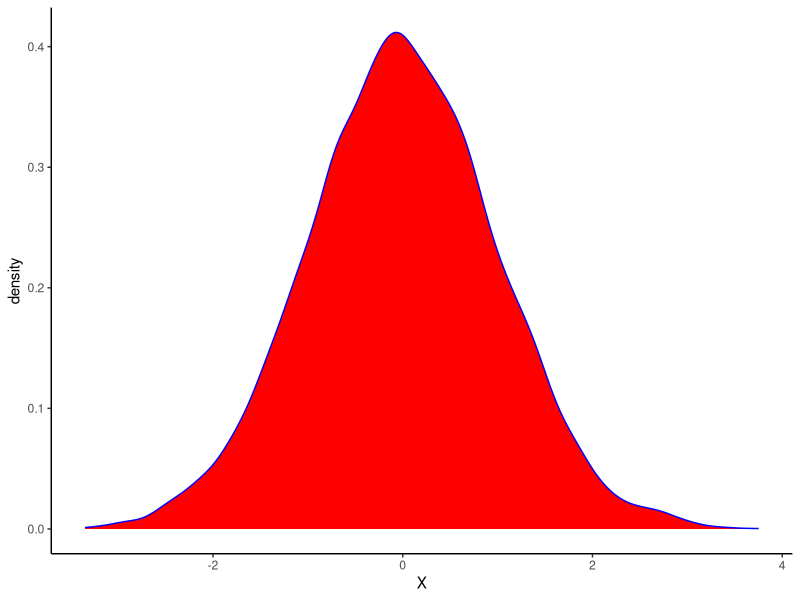

Recreate this plot in R.
## ---- chunk 1
#| label: setup
#| include: FALSE
knitr::opts_chunk$set(echo = FALSE)
## ---- chunk 2
#| fig.align: 'center'
#| out.width: "30%"
dat<-data.frame(a = rnorm(10000))
library(ggplot2)
ggplot(dat, aes(a))+geom_density(color="blue", fill="red") +theme_classic()+xlab("X")
